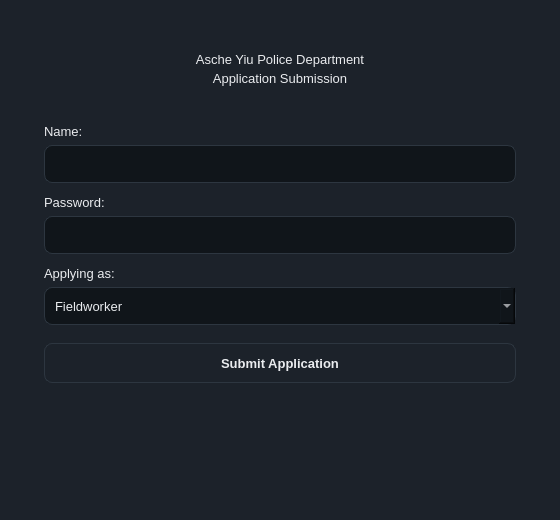
<?xml version="1.0" encoding="UTF-8"?>
<ui version="4.0">
 <class>MainWindow</class>
 <widget class="QMainWindow" name="MainWindow">
  <property name="geometry"><rect><x>0</x><y>0</y><width>560</width><height>520</height></rect></property>
  <property name="windowTitle"><string>MainWindow</string></property>
  <property name="styleSheet"><string notr="true">/* Asche Yiu Police Department - dark / gold theme
   Shared by every .ui file. Widgets pick a style through the dynamic
   property  variant  (Qt Designer: Property Editor &gt; Dynamic Properties). */

QMainWindow, QDialog, QWidget#centralwidget { background: #1c222a; }
QWidget { color: #eaecef; font-family: "Inter", "SF Pro Text", "Segoe UI", "Helvetica Neue", sans-serif; font-size: 13px; }
QLabel { background: transparent; }
QCheckBox { background: transparent; spacing: 8px; }

/* ---- typography ---- */
QLabel[variant="title"]     { font-size: 20px; font-weight: 700; color: #eaecef; }
QLabel[variant="subtitle"]  { font-size: 13px; color: #8b94a3; }
QLabel[variant="field"]     { color: #8b94a3; }
QLabel[variant="section"]   { color: #eaecef; font-size: 14px; font-weight: 600; }
QLabel[variant="cardTitle"] { font-size: 16px; font-weight: 700; color: #eaecef; }
QLabel[variant="value"]     { font-size: 14px; font-weight: 600; color: #eaecef; }
QLabel[variant="hint"]      { color: #8b94a3; font-size: 12px; }
QLabel[variant="stat"]      { color: #c3a459; font-size: 22px; font-weight: 700; }
QFrame[variant="accent"]    { background: #c3a459; border: none; border-radius: 1px; }

/* ---- badges / icons ---- */
QLabel[variant="badgeGold"]  { background: rgba(195,164,89,40);  color: #c3a459; border-radius: 10px; padding: 3px 10px; font-size: 11px; font-weight: 700; }
QLabel[variant="badgeGreen"] { background: rgba(111,159,125,40); color: #7fb08c; border-radius: 10px; padding: 3px 10px; font-size: 11px; font-weight: 700; }
QLabel[variant="badgeRed"]   { background: rgba(184,105,95,45);  color: #cf7d72; border-radius: 10px; padding: 3px 10px; font-size: 11px; font-weight: 700; }
QLabel[variant="badgeMuted"] { background: rgba(139,148,163,35); color: #aab2bf; border-radius: 10px; padding: 3px 10px; font-size: 11px; font-weight: 700; }
QLabel[variant="avatar"]     { background: #c3a459; color: #10151a; border-radius: 24px; font-size: 16px; font-weight: 700; }
QLabel[variant="iconGold"]   { background: rgba(195,164,89,40);  color: #c3a459; border-radius: 30px; font-size: 26px; font-weight: 700; }
QLabel[variant="iconRed"]    { background: rgba(184,105,95,45);  color: #cf7d72; border-radius: 30px; font-size: 26px; font-weight: 700; }

/* ---- containers ---- */
QFrame[variant="card"]      { background: #252c37; border: 1px solid #2d3640; border-radius: 12px; }
QFrame[variant="notice"]    { background: rgba(195,164,89,26);  border: 1px solid rgba(195,164,89,90);  border-radius: 8px; }
QFrame[variant="noticeRed"] { background: rgba(184,105,95,30);  border: 1px solid rgba(184,105,95,100); border-radius: 8px; }
QFrame[variant="dropzone"]  { background: #10151a; border: 1px dashed #3a4552; border-radius: 10px; }
QFrame[variant="card"] QLabel, QFrame[variant="notice"] QLabel, QFrame[variant="noticeRed"] QLabel, QFrame[variant="dropzone"] QLabel { border: none; }

/* ---- inputs ---- */
QLineEdit, QTextEdit, QPlainTextEdit, QDateTimeEdit, QSpinBox, QDoubleSpinBox, QComboBox {
    background: #10151a; border: 1px solid #2d3640; border-radius: 8px; padding: 8px 10px; min-height: 20px;
    selection-background-color: #c3a459; selection-color: #10151a; }
QLineEdit:focus, QTextEdit:focus, QPlainTextEdit:focus, QDateTimeEdit:focus, QSpinBox:focus, QDoubleSpinBox:focus, QComboBox:focus { border: 1px solid #c3a459; }
QLineEdit[readOnly="true"], QPlainTextEdit[readOnly="true"], QTextEdit[readOnly="true"] { background: #161c22; color: #eaecef; }
QComboBox QAbstractItemView { background: #10151a; border: 1px solid #2d3640; selection-background-color: #2b3440; selection-color: #eaecef; outline: 0; }

/* ---- buttons ---- */
QPushButton { background: #1c222a; border: 1px solid #2d3640; border-radius: 8px; padding: 9px 18px; min-height: 20px; font-weight: 600; color: #eaecef; }
QPushButton:hover { background: #232b35; border-color: #3a4552; }
QPushButton:pressed { background: #10151a; }
QPushButton:disabled { color: #5b6573; border-color: #252d36; }
QPushButton[variant="primary"] { background: #c3a459; border: 1px solid #c3a459; color: #10151a; font-weight: 700; }
QPushButton[variant="primary"]:hover { background: #cfb26a; border-color: #cfb26a; }
QPushButton[variant="primary"]:pressed { background: #b39549; }
QPushButton[variant="primary"]:disabled { background: #4a4332; border-color: #4a4332; color: #8a8168; }
QPushButton[variant="accept"] { background: #273235; border: 1px solid #34483f; color: #7fb08c; font-weight: 700; }
QPushButton[variant="accept"]:hover { background: #2c3a3d; }
QPushButton[variant="reject"] { background: #2f2b31; border: 1px solid #4a3638; color: #cf7d72; font-weight: 700; }
QPushButton[variant="reject"]:hover { background: #352e34; }
QPushButton[variant="tile"] { background: #252c37; border: 1px solid #2d3640; border-radius: 12px; padding: 16px 20px; text-align: left; font-size: 14px; font-weight: 500; }
QPushButton[variant="tile"]:hover { border-color: #c3a459; background: #29313d; }

/* ---- lists / tables ---- */
QListWidget, QTableWidget, QTreeWidget { background: #10151a; border: 1px solid #252d36; border-radius: 10px; outline: 0; gridline-color: transparent; alternate-background-color: #131920; }
QListWidget::item { padding: 10px 12px; border-bottom: 1px solid #1d242c; }
QListWidget::item:selected, QTableWidget::item:selected { background: #232b35; color: #eaecef; }
QListWidget::item:hover, QTableWidget::item:hover { background: #1a2129; }
QTableWidget::item { padding: 8px 12px; border-bottom: 1px solid #1d242c; }
QHeaderView { background: #252c37; border: none; border-top-left-radius: 10px; border-top-right-radius: 10px; }
QHeaderView::section { background: #252c37; color: #8b94a3; font-weight: 600; border: none; padding: 10px 12px; }
QTableCornerButton::section { background: #252c37; border: none; }
QTableView::indicator, QListView::indicator, QCheckBox::indicator { width: 16px; height: 16px; border: 1px solid #3a4552; border-radius: 4px; background: #10151a; }
QTableView::indicator:checked, QListView::indicator:checked, QCheckBox::indicator:checked { background: #c3a459; border-color: #c3a459; }

/* ---- tabs ---- */
QTabWidget::pane { border: none; top: 8px; }
QTabBar::tab { background: transparent; color: #8b94a3; padding: 8px 16px; margin-right: 4px; border: none; border-bottom: 2px solid #2d3640; font-weight: 600; }
QTabBar::tab:selected { color: #eaecef; border-bottom: 2px solid #c3a459; }
QTabBar::tab:hover:!selected { color: #c9ced6; }

/* ---- scrollbars ---- */
QScrollBar:vertical { background: transparent; width: 10px; margin: 2px; }
QScrollBar::handle:vertical { background: #2d3640; border-radius: 3px; min-height: 24px; }
QScrollBar:horizontal { background: transparent; height: 10px; margin: 2px; }
QScrollBar::handle:horizontal { background: #2d3640; border-radius: 3px; min-width: 24px; }
QScrollBar::add-line, QScrollBar::sub-line { width: 0; height: 0; }
QScrollBar::add-page, QScrollBar::sub-page { background: transparent; }

/* spin boxes: keep typing area clean, arrows via keyboard / wheel */
QSpinBox::up-button, QSpinBox::down-button, QDoubleSpinBox::up-button, QDoubleSpinBox::down-button { width: 0; border: none; }
</string></property>
  <widget class="QWidget" name="centralwidget"><layout class="QVBoxLayout" name="layout_19"><property name="leftMargin"><number>44</number></property><property name="topMargin"><number>34</number></property><property name="rightMargin"><number>44</number></property><property name="bottomMargin"><number>30</number></property><property name="spacing"><number>12</number></property><item><widget class="QFrame" name="frameHeader"><property name="variant" stdset="0"><string>card</string></property><property name="minimumSize"><size><width>0</width><height>0</height></size></property><layout class="QVBoxLayout" name="layout_9"><property name="leftMargin"><number>0</number></property><property name="topMargin"><number>18</number></property><property name="rightMargin"><number>0</number></property><property name="bottomMargin"><number>18</number></property><property name="spacing"><number>4</number></property><item><widget class="QLabel" name="lblDepartment"><property name="variant" stdset="0"><string>title</string></property><property name="text"><string>Asche Yiu Police Department</string></property><property name="alignment"><set>Qt::AlignCenter</set></property></widget></item><item><widget class="QLabel" name="lblSubtitle"><property name="variant" stdset="0"><string>subtitle</string></property><property name="text"><string>Application Submission</string></property><property name="alignment"><set>Qt::AlignCenter</set></property></widget></item></layout></widget></item><item><spacer name="spacer_10"><property name="orientation"><enum>Qt::Vertical</enum></property><property name="sizeType"><enum>QSizePolicy::Fixed</enum></property><property name="sizeHint" stdset="0"><size><width>8</width><height>8</height></size></property></spacer></item><item><layout class="QVBoxLayout" name="layout_12"><property name="leftMargin"><number>0</number></property><property name="topMargin"><number>0</number></property><property name="rightMargin"><number>0</number></property><property name="bottomMargin"><number>0</number></property><property name="spacing"><number>6</number></property><item><widget class="QLabel" name="qlabel_11"><property name="variant" stdset="0"><string>field</string></property><property name="text"><string>Name:</string></property></widget></item><item><widget class="QLineEdit" name="edtName"></widget></item></layout></item><item><layout class="QVBoxLayout" name="layout_14"><property name="leftMargin"><number>0</number></property><property name="topMargin"><number>0</number></property><property name="rightMargin"><number>0</number></property><property name="bottomMargin"><number>0</number></property><property name="spacing"><number>6</number></property><item><widget class="QLabel" name="qlabel_13"><property name="variant" stdset="0"><string>field</string></property><property name="text"><string>Password:</string></property></widget></item><item><widget class="QLineEdit" name="edtPassword"><property name="echoMode"><enum>QLineEdit::Password</enum></property></widget></item></layout></item><item><layout class="QVBoxLayout" name="layout_16"><property name="leftMargin"><number>0</number></property><property name="topMargin"><number>0</number></property><property name="rightMargin"><number>0</number></property><property name="bottomMargin"><number>0</number></property><property name="spacing"><number>6</number></property><item><widget class="QLabel" name="qlabel_15"><property name="variant" stdset="0"><string>field</string></property><property name="text"><string>Applying as:</string></property></widget></item><item><widget class="QComboBox" name="cmbRole"><item><property name="text"><string>Fieldworker</string></property></item><item><property name="text"><string>Detective</string></property></item><item><property name="text"><string>Warden</string></property></item></widget></item></layout></item><item><spacer name="spacer_17"><property name="orientation"><enum>Qt::Vertical</enum></property><property name="sizeType"><enum>QSizePolicy::Fixed</enum></property><property name="sizeHint" stdset="0"><size><width>6</width><height>6</height></size></property></spacer></item><item><widget class="QPushButton" name="btnSubmitApplication"><property name="variant" stdset="0"><string>primary</string></property><property name="text"><string>Submit Application</string></property></widget></item><item><spacer name="spacer_18"><property name="orientation"><enum>Qt::Vertical</enum></property><property name="sizeHint" stdset="0"><size><width>10</width><height>10</height></size></property></spacer></item></layout></widget>
 </widget>
 <resources/>
 <connections/>
</ui>
